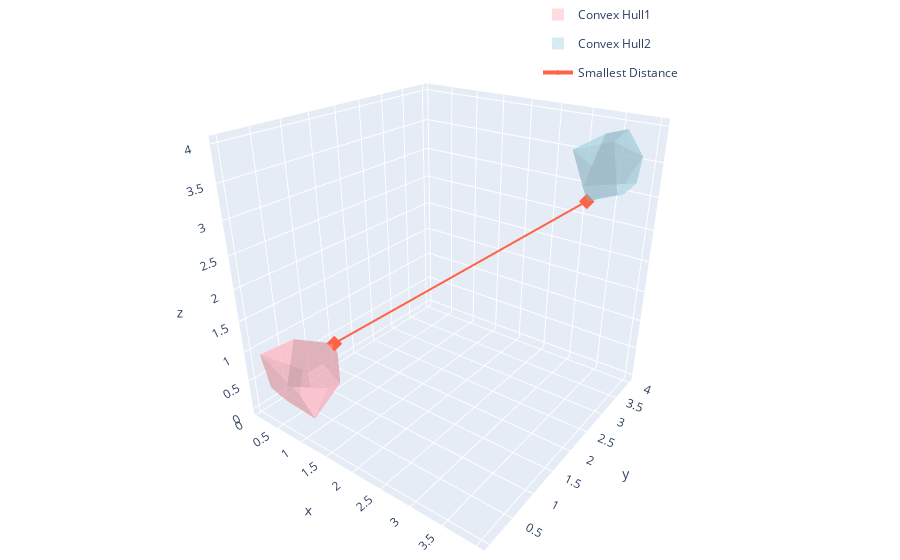

The notebook cell saved with this chart:
### Code cell
simplex1 = hull1.simplices
simplex2 = hull2.simplices
fig = go.Figure()
for i in range(simplex1.shape[0]):
    if i == 0:
        fig.add_trace(go.Mesh3d(x=points1[simplex1[i], 0],
                                y=points1[simplex1[i], 1],
                                z=points1[simplex1[i], 2],
                                color='lightpink',
                                opacity=0.5,
                                legendgroup='Convex Hull1',
                                name='Convex Hull1',
                                showlegend=True))
    else:
        fig.add_trace(go.Mesh3d(x=points1[simplex1[i], 0],
                                y=points1[simplex1[i], 1],
                                z=points1[simplex1[i], 2],
                                color='lightpink',
                                opacity=0.5,
                                legendgroup='Convex Hull1',
                                name='Convex Hull1',
                                showlegend=False))
    
for i in range(simplex2.shape[0]):
    if i == 0:
        fig.add_trace(go.Mesh3d(x=points2[simplex2[i], 0],
                                y=points2[simplex2[i], 1],
                                z=points2[simplex2[i], 2],
                                color='lightblue',
                                opacity=0.5,
                                legendgroup='Convex Hull2',
                                name='Convex Hull2',
                                showlegend=True))
    else:
        fig.add_trace(go.Mesh3d(x=points2[simplex2[i], 0],
                                y=points2[simplex2[i], 1],
                                z=points2[simplex2[i], 2],
                                color='lightblue',
                                opacity=0.5,
                                legendgroup='Convex Hull2',
                                name='Convex Hull2',
                                showlegend=False))

fig.add_trace(go.Scatter3d(x=optimal_dots[:, 0],
                           y=optimal_dots[:, 1],
                           z=optimal_dots[:, 2],
                           marker=dict(size=4,
                                       color='tomato',
                                       symbol='diamond'),
                           line=dict(color='tomato',
                                     width=4),
                           legendgroup="Smallest Distance",
                           name="Smallest Distance"))
fig.update_layout(scene_camera=dict(eye=dict(x=1.2, y=-1.6, z=1.0)), 
                  margin=dict(t=0, r=10, l=10, b=10),
                  legend=dict(x=0.6, y=1))
fig.show()

### Figure 1 — Plotly figure (JSON) as saved in the notebook; plotly's stock layout.template omitted (floating-point values rounded to 4 significant figures)
{"data": [{"color": "lightpink", "legendgroup": "Convex Hull1", "name": "Convex Hull1", "opacity": 0.5, "showlegend": true, "type": "mesh3d", "x": [0.1422, 0.09555, 0.08756], "y": [0.1321, 0.05887, 0.4562], "z": [0.3206, 0.9211, 0.1265]}, {"color": "lightpink", "legendgroup": "Convex Hull1", "name": "Convex Hull1", "opacity": 0.5, "showlegend": false, "type": "mesh3d", "x": [0.5532, 0.453, 0.7138], "y": [0.8459, 0.8808, 0.9682], "z": [0.07436, 0.4647, 0.1663]}, {"color": "lightpink", "legendgroup": "Convex Hull1", "name": "Convex Hull1", "opacity": 0.5, "showlegend": false, "type": "mesh3d", "x": [0.923, 0.9312, 0.9396], "y": [0.244, 0.2011, 0.0177], "z": [0.05285, 0.9994, 0.6066]}, {"color": "lightpink", "legendgroup": "Convex Hull1", "name": "Convex Hull1", "opacity": 0.5, "showlegend": false, "type": "mesh3d", "x": [0.923, 0.5532, 0.7569], "y": [0.244, 0.8459, 0.2771], "z": [0.05285, 0.07436, 0.02613]}, {"color": "lightpink", "legendgroup": "Convex Hull1", "name": "Convex Hull1", "opacity": 0.5, "showlegend": false, "type": "mesh3d", "x": [0.923, 0.5532, 0.7138], "y": [0.244, 0.8459, 0.9682], "z": [0.05285, 0.07436, 0.1663]}, {"color": "lightpink", "legendgroup": "Convex Hull1", "name": "Convex Hull1", "opacity": 0.5, "showlegend": false, "type": "mesh3d", "x": [0.9343, 0.09555, 0.9396], "y": [0.1155, 0.05887, 0.0177], "z": [0.9799, 0.9211, 0.6066]}, {"color": "lightpink", "legendgroup": "Convex Hull1", "name": "Convex Hull1", "opacity": 0.5, "showlegend": false, "type": "mesh3d", "x": [0.9343, 0.9312, 0.9396], "y": [0.1155, 0.2011, 0.0177], "z": [0.9799, 0.9994, 0.6066]}, {"color": "lightpink", "legendgroup": "Convex Hull1", "name": "Convex Hull1", "opacity": 0.5, "showlegend": false, "type": "mesh3d", "x": [0.9343, 0.9312, 0.09555], "y": [0.1155, 0.2011, 0.05887], "z": [0.9799, 0.9994, 0.9211]}, {"color": "lightpink", "legendgroup": "Convex Hull1", "name": "Convex Hull1", "opacity": 0.5, "showlegend": false, "type": "mesh3d", "x": [0.7836, 0.7138, 0.6981], "y": [0.8583, 0.9682, 0.9853], "z": [0.9643, 0.1663, 0.6688]}, {"color": "lightpink", "legendgroup": "Convex Hull1", "name": "Convex Hull1", "opacity": 0.5, "showlegend": false, "type": "mesh3d", "x": [0.2767, 0.1422, 0.08756], "y": [0.2968, 0.1321, 0.4562], "z": [0.03132, 0.3206, 0.1265]}, {"color": "lightpink", "legendgroup": "Convex Hull1", "name": "Convex Hull1", "opacity": 0.5, "showlegend": false, "type": "mesh3d", "x": [0.2767, 0.5532, 0.08756], "y": [0.2968, 0.8459, 0.4562], "z": [0.03132, 0.07436, 0.1265]}, {"color": "lightpink", "legendgroup": "Convex Hull1", "name": "Convex Hull1", "opacity": 0.5, "showlegend": false, "type": "mesh3d", "x": [0.2767, 0.5532, 0.7569], "y": [0.2968, 0.8459, 0.2771], "z": [0.03132, 0.07436, 0.02613]}, {"color": "lightpink", "legendgroup": "Convex Hull1", "name": "Convex Hull1", "opacity": 0.5, "showlegend": false, "type": "mesh3d", "x": [0.2767, 0.923, 0.7569], "y": [0.2968, 0.244, 0.2771], "z": [0.03132, 0.05285, 0.02613]}, {"color": "lightpink", "legendgroup": "Convex Hull1", "name": "Convex Hull1", "opacity": 0.5, "showlegend": false, "type": "mesh3d", "x": [0.4388, 0.453, 0.08756], "y": [0.8074, 0.8808, 0.4562], "z": [0.2167, 0.4647, 0.1265]}, {"color": "lightpink", "legendgroup": "Convex Hull1", "name": "Convex Hull1", "opacity": 0.5, "showlegend": false, "type": "mesh3d", "x": [0.4388, 0.5532, 0.08756], "y": [0.8074, 0.8459, 0.4562], "z": [0.2167, 0.07436, 0.1265]}, {"color": "lightpink", "legendgroup": "Convex Hull1", "name": "Convex Hull1", "opacity": 0.5, "showlegend": false, "type": "mesh3d", "x": [0.4388, 0.5532, 0.453], "y": [0.8074, 0.8459, 0.8808], "z": [0.2167, 0.07436, 0.4647]}, {"color": "lightpink", "legendgroup": "Convex Hull1", "name": "Convex Hull1", "opacity": 0.5, "showlegend": false, "type": "mesh3d", "x": [0.2129, 0.9312, 0.09555], "y": [0.59, 0.2011, 0.05887], "z": [0.957, 0.9994, 0.9211]}, {"color": "lightpink", "legendgroup": "Convex Hull1", "name": "Convex Hull1", "opacity": 0.5, "showlegend": false, "type": "mesh3d", "x": [0.2129, 0.7836, 0.9312], "y": [0.59, 0.8583, 0.2011], "z": [0.957, 0.9643, 0.9994]}, {"color": "lightpink", "legendgroup": "Convex Hull1", "name": "Convex Hull1", "opacity": 0.5, "showlegend": false, "type": "mesh3d", "x": [0.2129, 0.09555, 0.08756], "y": [0.59, 0.05887, 0.4562], "z": [0.957, 0.9211, 0.1265]}, {"color": "lightpink", "legendgroup": "Convex Hull1", "name": "Convex Hull1", "opacity": 0.5, "showlegend": false, "type": "mesh3d", "x": [0.805, 0.923, 0.7138], "y": [0.809, 0.244, 0.9682], "z": [0.4946, 0.05285, 0.1663]}, {"color": "lightpink", "legendgroup": "Convex Hull1", "name": "Convex Hull1", "opacity": 0.5, "showlegend": false, "type": "mesh3d", "x": [0.805, 0.7836, 0.7138], "y": [0.809, 0.8583, 0.9682], "z": [0.4946, 0.9643, 0.1663]}, {"color": "lightpink", "legendgroup": "Convex Hull1", "name": "Convex Hull1", "opacity": 0.5, "showlegend": false, "type": "mesh3d", "x": [0.805, 0.923, 0.9312], "y": [0.809, 0.244, 0.2011], "z": [0.4946, 0.05285, 0.9994]}, {"color": "lightpink", "legendgroup": "Convex Hull1", "name": "Convex Hull1", "opacity": 0.5, "showlegend": false, "type": "mesh3d", "x": [0.805, 0.7836, 0.9312], "y": [0.809, 0.8583, 0.2011], "z": [0.4946, 0.9643, 0.9994]}, {"color": "lightpink", "legendgroup": "Convex Hull1", "name": "Convex Hull1", "opacity": 0.5, "showlegend": false, "type": "mesh3d", "x": [0.3838, 0.2767, 0.1422], "y": [0.1001, 0.2968, 0.1321], "z": [0.3047, 0.03132, 0.3206]}, {"color": "lightpink", "legendgroup": "Convex Hull1", "name": "Convex Hull1", "opacity": 0.5, "showlegend": false, "type": "mesh3d", "x": [0.3838, 0.2767, 0.923], "y": [0.1001, 0.2968, 0.244], "z": [0.3047, 0.03132, 0.05285]}, {"color": "lightpink", "legendgroup": "Convex Hull1", "name": "Convex Hull1", "opacity": 0.5, "showlegend": false, "type": "mesh3d", "x": [0.3838, 0.923, 0.9396], "y": [0.1001, 0.244, 0.0177], "z": [0.3047, 0.05285, 0.6066]}, {"color": "lightpink", "legendgroup": "Convex Hull1", "name": "Convex Hull1", "opacity": 0.5, "showlegend": false, "type": "mesh3d", "x": [0.3838, 0.09555, 0.9396], "y": [0.1001, 0.05887, 0.0177], "z": [0.3047, 0.9211, 0.6066]}, {"color": "lightpink", "legendgroup": "Convex Hull1", "name": "Convex Hull1", "opacity": 0.5, "showlegend": false, "type": "mesh3d", "x": [0.3838, 0.1422, 0.09555], "y": [0.1001, 0.1321, 0.05887], "z": [0.3047, 0.3206, 0.9211]}, {"color": "lightpink", "legendgroup": "Convex Hull1", "name": "Convex Hull1", "opacity": 0.5, "showlegend": false, "type": "mesh3d", "x": [0.4885, 0.7836, 0.6981], "y": [0.9178, 0.8583, 0.9853], "z": [0.7655, 0.9643, 0.6688]}, {"color": "lightpink", "legendgroup": "Convex Hull1", "name": "Convex Hull1", "opacity": 0.5, "showlegend": false, "type": "mesh3d", "x": [0.4885, 0.2129, 0.7836], "y": [0.9178, 0.59, 0.8583], "z": [0.7655, 0.957, 0.9643]}, {"color": "lightpink", "legendgroup": "Convex Hull1", "name": "Convex Hull1", "opacity": 0.5, "showlegend": false, "type": "mesh3d", "x": [0.4885, 0.7138, 0.6981], "y": [0.9178, 0.9682, 0.9853], "z": [0.7655, 0.1663, 0.6688]}, {"color": "lightpink", "legendgroup": "Convex Hull1", "name": "Convex Hull1", "opacity": 0.5, "showlegend": false, "type": "mesh3d", "x": [0.4885, 0.453, 0.7138], "y": [0.9178, 0.8808, 0.9682], "z": [0.7655, 0.4647, 0.1663]}, {"color": "lightpink", "legendgroup": "Convex Hull1", "name": "Convex Hull1", "opacity": 0.5, "showlegend": false, "type": "mesh3d", "x": [0.4885, 0.453, 0.08756], "y": [0.9178, 0.8808, 0.4562], "z": [0.7655, 0.4647, 0.1265]}, {"color": "lightpink", "legendgroup": "Convex Hull1", "name": "Convex Hull1", "opacity": 0.5, "showlegend": false, "type": "mesh3d", "x": [0.4885, 0.2129, 0.08756], "y": [0.9178, 0.59, 0.4562], "z": [0.7655, 0.957, 0.1265]}, {"color": "lightblue", "legendgroup": "Convex Hull2", "name": "Convex Hull2", "opacity": 0.5, "showlegend": true, "type": "mesh3d", "x": [3.683, 3.249, 3.818], "y": [3.795, 3.056, 3.031], "z": [3.958, 3.772, 3.978]}, {"color": "lightblue", "legendgroup": "Convex Hull2", "name": "Convex Hull2", "opacity": 0.5, "showlegend": false, "type": "mesh3d", "x": [3.683, 3.249, 3.284], "y": [3.795, 3.056, 3.976], "z": [3.958, 3.772, 3.799]}, {"color": "lightblue", "legendgroup": "Convex Hull2", "name": "Convex Hull2", "opacity": 0.5, "showlegend": false, "type": "mesh3d", "x": [3.889, 3.818, 3.992], "y": [3.099, 3.031, 3.62], "z": [3.39, 3.978, 3.68]}, {"color": "lightblue", "legendgroup": "Convex Hull2", "name": "Convex Hull2", "opacity": 0.5, "showlegend": false, "type": "mesh3d", "x": [3.889, 3.896, 3.992], "y": [3.099, 3.146, 3.62], "z": [3.39, 3.271, 3.68]}, {"color": "lightblue", "legendgroup": "Convex Hull2", "name": "Convex Hull2", "opacity": 0.5, "showlegend": false, "type": "mesh3d", "x": [3.889, 3.249, 3.818], "y": [3.099, 3.056, 3.031], "z": [3.39, 3.772, 3.978]}, {"color": "lightblue", "legendgroup": "Convex Hull2", "name": "Convex Hull2", "opacity": 0.5, "showlegend": false, "type": "mesh3d", "x": [3.822, 3.683, 3.992], "y": [3.969, 3.795, 3.62], "z": [3.18, 3.958, 3.68]}, {"color": "lightblue", "legendgroup": "Convex Hull2", "name": "Convex Hull2", "opacity": 0.5, "showlegend": false, "type": "mesh3d", "x": [3.822, 3.683, 3.284], "y": [3.969, 3.795, 3.976], "z": [3.18, 3.958, 3.799]}, {"color": "lightblue", "legendgroup": "Convex Hull2", "name": "Convex Hull2", "opacity": 0.5, "showlegend": false, "type": "mesh3d", "x": [3.822, 3.284, 3.052], "y": [3.969, 3.976, 3.902], "z": [3.18, 3.799, 3.001]}, {"color": "lightblue", "legendgroup": "Convex Hull2", "name": "Convex Hull2", "opacity": 0.5, "showlegend": false, "type": "mesh3d", "x": [3.199, 3.284, 3.052], "y": [3.9, 3.976, 3.902], "z": [3.55, 3.799, 3.001]}, {"color": "lightblue", "legendgroup": "Convex Hull2", "name": "Convex Hull2", "opacity": 0.5, "showlegend": false, "type": "mesh3d", "x": [3.199, 3.249, 3.052], "y": [3.9, 3.056, 3.902], "z": [3.55, 3.772, 3.001]}, {"color": "lightblue", "legendgroup": "Convex Hull2", "name": "Convex Hull2", "opacity": 0.5, "showlegend": false, "type": "mesh3d", "x": [3.199, 3.249, 3.284], "y": [3.9, 3.056, 3.976], "z": [3.55, 3.772, 3.799]}, {"color": "lightblue", "legendgroup": "Convex Hull2", "name": "Convex Hull2", "opacity": 0.5, "showlegend": false, "type": "mesh3d", "x": [3.434, 3.249, 3.052], "y": [3.236, 3.056, 3.902], "z": [3.045, 3.772, 3.001]}, {"color": "lightblue", "legendgroup": "Convex Hull2", "name": "Convex Hull2", "opacity": 0.5, "showlegend": false, "type": "mesh3d", "x": [3.835, 3.818, 3.992], "y": [3.316, 3.031, 3.62], "z": [3.973, 3.978, 3.68]}, {"color": "lightblue", "legendgroup": "Convex Hull2", "name": "Convex Hull2", "opacity": 0.5, "showlegend": false, "type": "mesh3d", "x": [3.835, 3.683, 3.992], "y": [3.316, 3.795, 3.62], "z": [3.973, 3.958, 3.68]}, {"color": "lightblue", "legendgroup": "Convex Hull2", "name": "Convex Hull2", "opacity": 0.5, "showlegend": false, "type": "mesh3d", "x": [3.835, 3.683, 3.818], "y": [3.316, 3.795, 3.031], "z": [3.973, 3.958, 3.978]}, {"color": "lightblue", "legendgroup": "Convex Hull2", "name": "Convex Hull2", "opacity": 0.5, "showlegend": false, "type": "mesh3d", "x": [3.902, 3.896, 3.992], "y": [3.336, 3.146, 3.62], "z": [3.216, 3.271, 3.68]}, {"color": "lightblue", "legendgroup": "Convex Hull2", "name": "Convex Hull2", "opacity": 0.5, "showlegend": false, "type": "mesh3d", "x": [3.902, 3.822, 3.992], "y": [3.336, 3.969, 3.62], "z": [3.216, 3.18, 3.68]}, {"color": "lightblue", "legendgroup": "Convex Hull2", "name": "Convex Hull2", "opacity": 0.5, "showlegend": false, "type": "mesh3d", "x": [3.902, 3.434, 3.896], "y": [3.336, 3.236, 3.146], "z": [3.216, 3.045, 3.271]}, {"color": "lightblue", "legendgroup": "Convex Hull2", "name": "Convex Hull2", "opacity": 0.5, "showlegend": false, "type": "mesh3d", "x": [3.902, 3.434, 3.822], "y": [3.336, 3.236, 3.969], "z": [3.216, 3.045, 3.18]}, {"color": "lightblue", "legendgroup": "Convex Hull2", "name": "Convex Hull2", "opacity": 0.5, "showlegend": false, "type": "mesh3d", "x": [3.232, 3.822, 3.052], "y": [3.608, 3.969, 3.902], "z": [3.009, 3.18, 3.001]}, {"color": "lightblue", "legendgroup": "Convex Hull2", "name": "Convex Hull2", "opacity": 0.5, "showlegend": false, "type": "mesh3d", "x": [3.232, 3.434, 3.052], "y": [3.608, 3.236, 3.902], "z": [3.009, 3.045, 3.001]}, {"color": "lightblue", "legendgroup": "Convex Hull2", "name": "Convex Hull2", "opacity": 0.5, "showlegend": false, "type": "mesh3d", "x": [3.232, 3.434, 3.822], "y": [3.608, 3.236, 3.969], "z": [3.009, 3.045, 3.18]}, {"color": "lightblue", "legendgroup": "Convex Hull2", "name": "Convex Hull2", "opacity": 0.5, "showlegend": false, "type": "mesh3d", "x": [3.583, 3.889, 3.249], "y": [3.152, 3.099, 3.056], "z": [3.196, 3.39, 3.772]}, {"color": "lightblue", "legendgroup": "Convex Hull2", "name": "Convex Hull2", "opacity": 0.5, "showlegend": false, "type": "mesh3d", "x": [3.583, 3.434, 3.249], "y": [3.152, 3.236, 3.056], "z": [3.196, 3.045, 3.772]}, {"color": "lightblue", "legendgroup": "Convex Hull2", "name": "Convex Hull2", "opacity": 0.5, "showlegend": false, "type": "mesh3d", "x": [3.583, 3.889, 3.896], "y": [3.152, 3.099, 3.146], "z": [3.196, 3.39, 3.271]}, {"color": "lightblue", "legendgroup": "Convex Hull2", "name": "Convex Hull2", "opacity": 0.5, "showlegend": false, "type": "mesh3d", "x": [3.583, 3.434, 3.896], "y": [3.152, 3.236, 3.146], "z": [3.196, 3.045, 3.271]}, {"legendgroup": "Smallest Distance", "line": {"color": "tomato", "width": 4}, "marker": {"color": "tomato", "size": 4, "symbol": "diamond"}, "name": "Smallest Distance", "type": "scatter3d", "x": [0.7836, 3.434], "y": [0.8583, 3.236], "z": [0.9643, 3.045]}], "layout": {"legend": {"x": 0.6, "y": 1}, "margin": {"b": 10, "l": 10, "r": 10, "t": 0}, "scene": {"camera": {"eye": {"x": 1.2, "y": -1.6, "z": 1}}}}}
